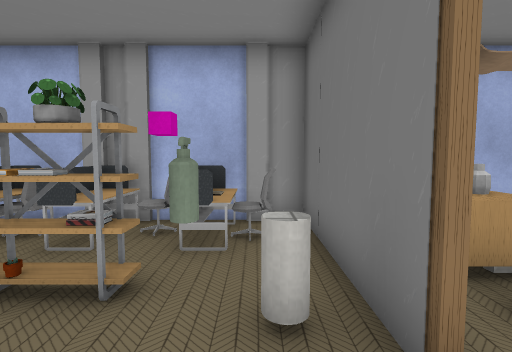
View 1 (above)

12 first-person views from a walk through a scene from a Unity 3-D project. The camera is 1.4 m above the floor, tilts 4° down and sees 85° across. The floor is counted in squares, 1 m on a side. Each view is taken from the middle of a square. On the plan, view 1 faces up. The plan holds only what a view shows up to about 14 squares ahead; the rest is blank. The player is left out. Some surface patterns are stand-ins.

View 2
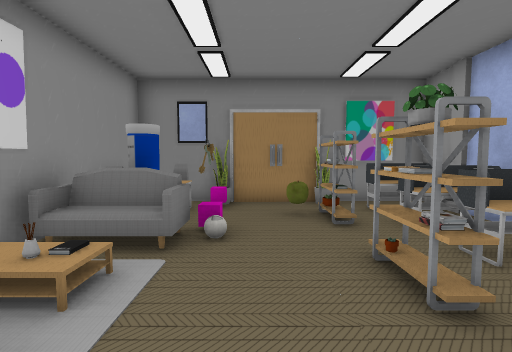

View 3
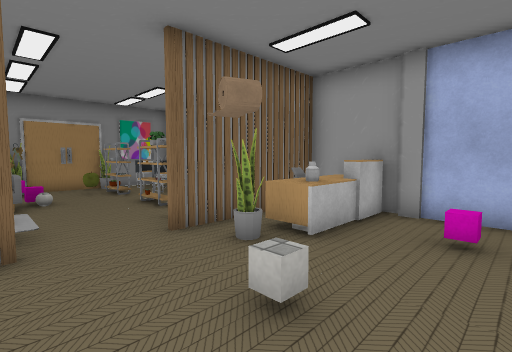

View 4
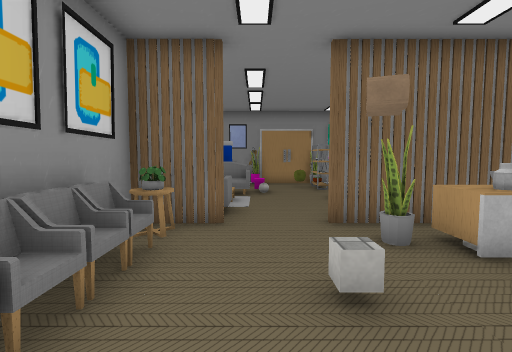

View 5
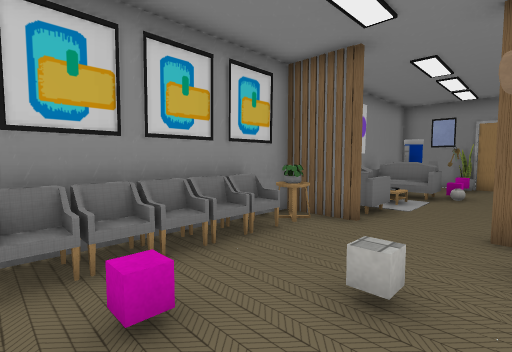

View 6
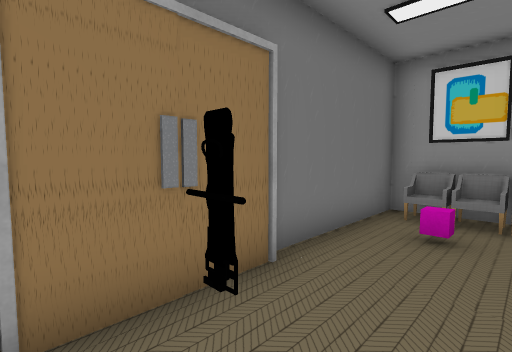

View 7
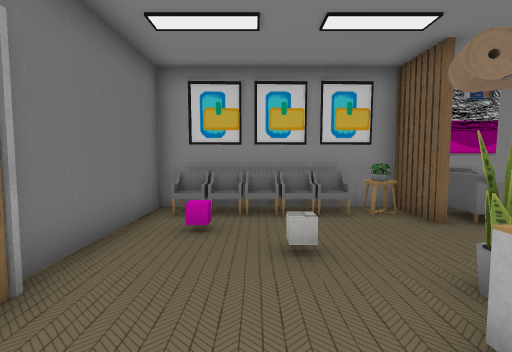

View 8
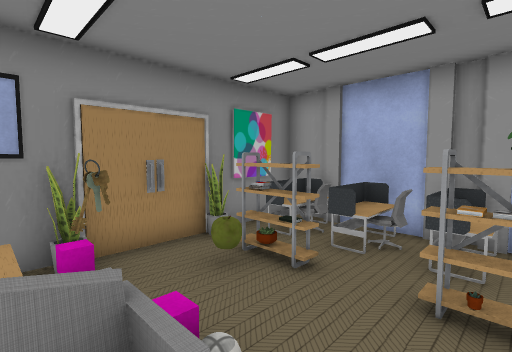

View 9
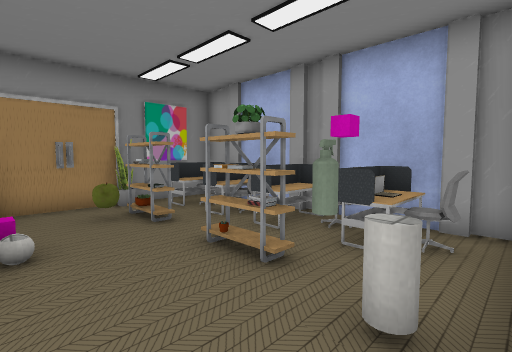

View 10
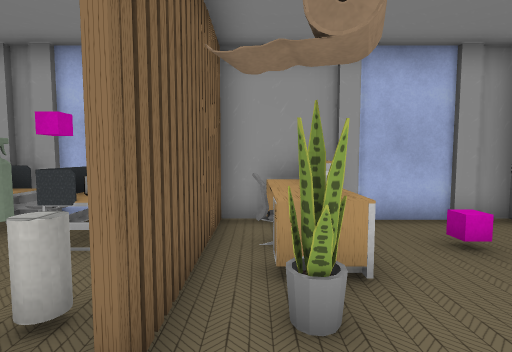

View 11
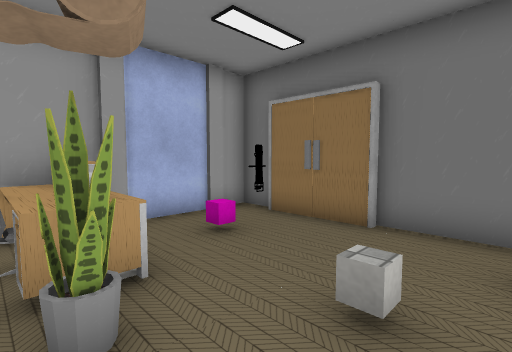

View 12
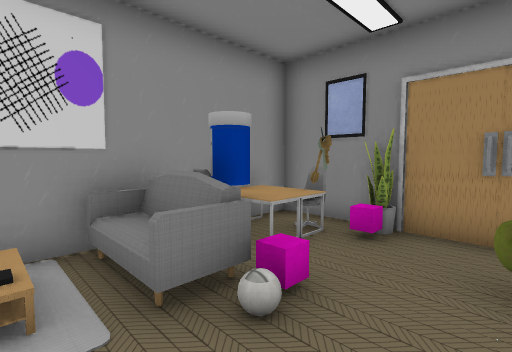

### Floor plan
Points are (right, up) in squares from view 1. A wall is a line through its corners. A room is listed if a view was taken in it or the views show most of it. See-through windows are left out.
Room 1 (views 1, 2, 3, 4, 5, 6, 7, 8, 9, 10, 11, 12)
walls: (1.1, 1.5) (1.1, 6.2); (1.3, 6.2) (1.2, 1.5); (1.1, -2.6) (7.6, -2.6) (7.6, 2.2); (7.4, 2.1) (7.4, 5); (-7.6, 3.5) (-7.6, -2.6) (-3.4, -2.6); (7.6, 5.1) (7.6, 6.1) (-7.6, 6.2)
low walls: (2.6, -1.6) (7, -1.6); (2.8, -2.1) (6.9, -2.1)
objects: desk (-7, -2) to (-7, -1); other object (-7, 0); other object (-7, 3); desk (-7, 4) to (-6, 5); desk (-6, -2) to (-5, -1); other object (-6, 2); other object (-6, 3); key (-5, 0); shelf (-5, 3); desk (-5, 4) to (-4, 5); sofa (-4, -2) to (-3, 0); other object (-3, -3); books (-3, 3); desk (-3, 4) to (-2, 5); rug (-2, -3) to (-1, -1); books (-2, 3); shelf (-1, 3); desk (-1, 4) to (0, 5); laptop (-1, 5); other object (0, -1); cylinder (0, 2); table (2, -2); other object (2, -1); other object (2, 2) to (3, 2); other object (2, 3) to (3, 3); other object (2, 4); other object (2, 5) to (3, 5); other object (3, 4); cube (4, 1); pink cube (5, 4); other object (6, 4)

Where each view was taken, in squares from view 1:
view 1: 0 up, 0 right, facing up
view 2: 1 up, 1 right, facing left
view 3: 1 down, 6 right, facing up-left
view 4: 0 up, 7 right, facing left
view 5: 2 up, 7 right, facing down-left
view 6: 5 up, 5 right, facing down-right
view 7: 5 up, 5 right, facing down
view 8: 1 down, 2 left, facing up-left
view 9: 0 up, 1 right, facing up-left
view 10: 0 up, 2 right, facing up
view 11: 0 up, 2 right, facing up-right
view 12: 2 up, 2 left, facing down-left
